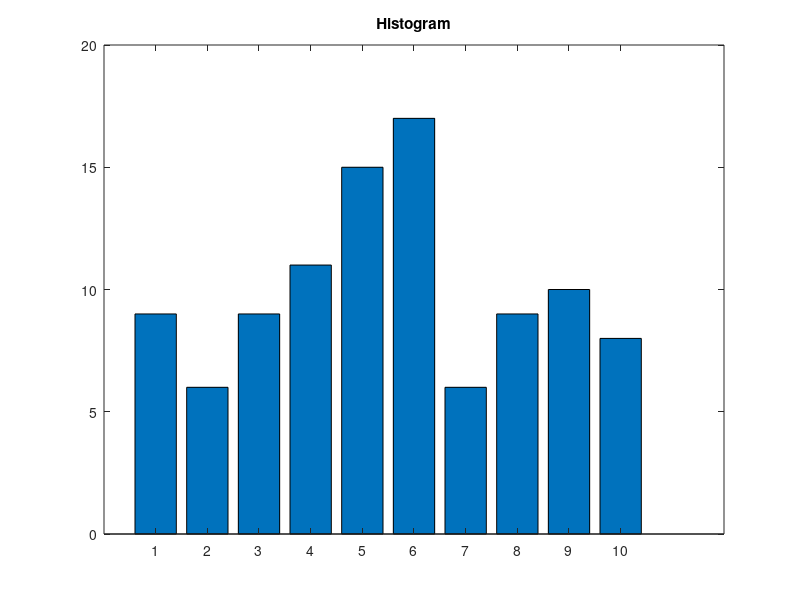
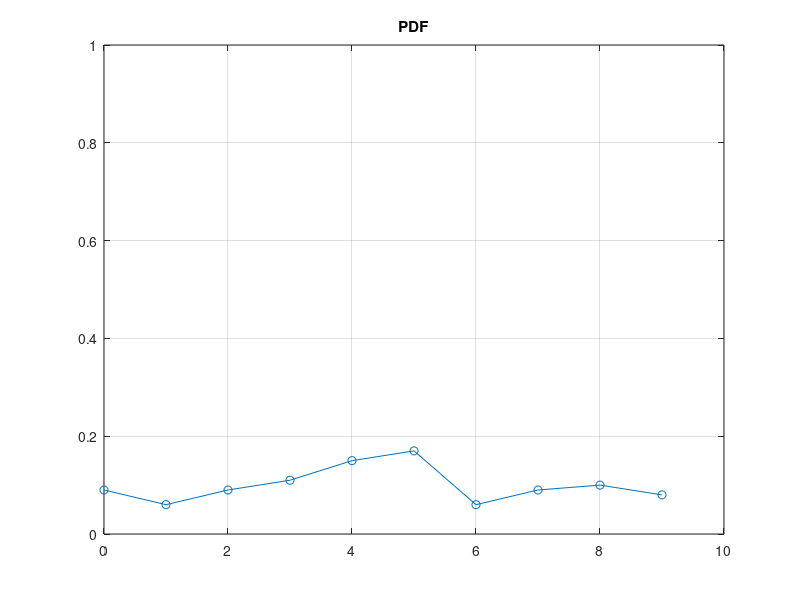

Here is the MATLAB script that generated these plots, in order:
clear;
x=floor(rand(1, 100) * 10 - 5);
disp(x);
h=hist(x);
figure(1), bar(h), title('Histogram');

t=0:9;
p=h/sum(h);
figure(2), plot(t,p,'o-'), title('PDF');
grid;
axis([0 10 0 1]);
